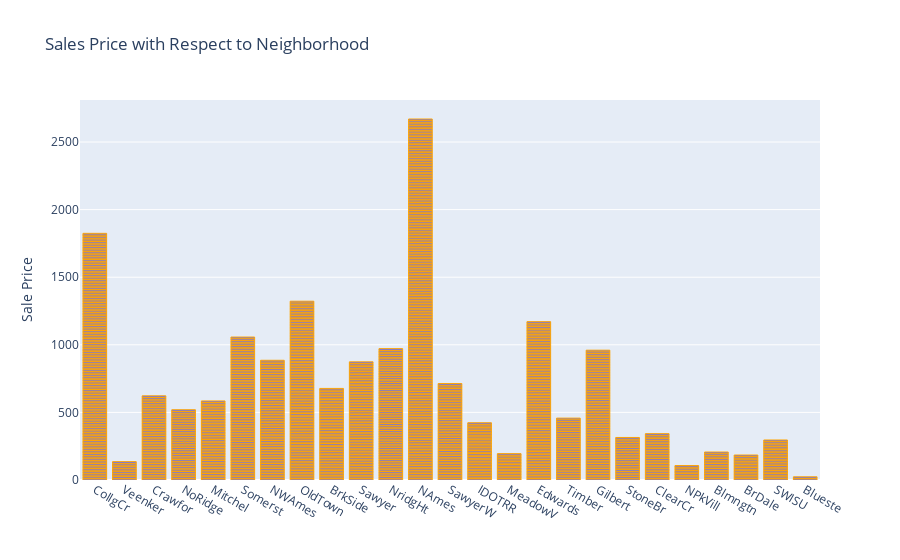

The notebook cell saved with this chart:
### Markdown cell above
#### Target variable 'sale Price' vs a few select columns

### Code cell
from plotly.subplots import make_subplots
import plotly.graph_objs as go

# Prepare data for Plotly
x = Housing_data["Neighborhood"]
y = Housing_data["SalePrice"]

# Create the interactive bar plot
fig = make_subplots(rows=1, cols=1)
fig.add_trace(
    go.Bar(x=x, y=y, marker_line_color="orange", marker_line_width=1, hoverinfo="x+y")
)

# Add interactivity options
fig.update_layout(
    title_text="Sales Price with Respect to Neighborhood",
    yaxis_title="Sale Price",
    xaxis_type="category",
    hovermode="closest",
)

# Display the interactive plot
fig.show()

### Figure 1 — Plotly figure (JSON) as saved in the notebook; plotly's stock layout.template omitted (floating-point values rounded to 4 significant figures; data arrays with more than 128 entries replaced by an {"elided": "..."} marker saying what was removed)
{"data": [{"hoverinfo": "x+y", "marker": {"line": {"color": "orange", "width": 1}}, "type": "bar", "x": {"elided": "1459 str values"}, "y": {"elided": "1459 float values"}}], "layout": {"hovermode": "closest", "title": {"text": "Sales Price with Respect to Neighborhood"}, "xaxis": {"anchor": "y", "domain": [0, 1], "type": "category"}, "yaxis": {"anchor": "x", "domain": [0, 1], "title": {"text": "Sale Price"}}}}
